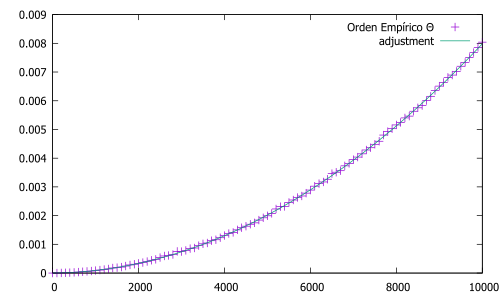

The gnuplot source for this figure:
set terminal pdf color
set output 'practica1-gnuplottex-fig5.pdf'
f(x)=7.88641e-011*x*x+9.44417e-009*x+2.31858e-006
plot "./graph-data/selection.dat" title 'Orden Empírico Θ', f(x) title 'adjustment'
